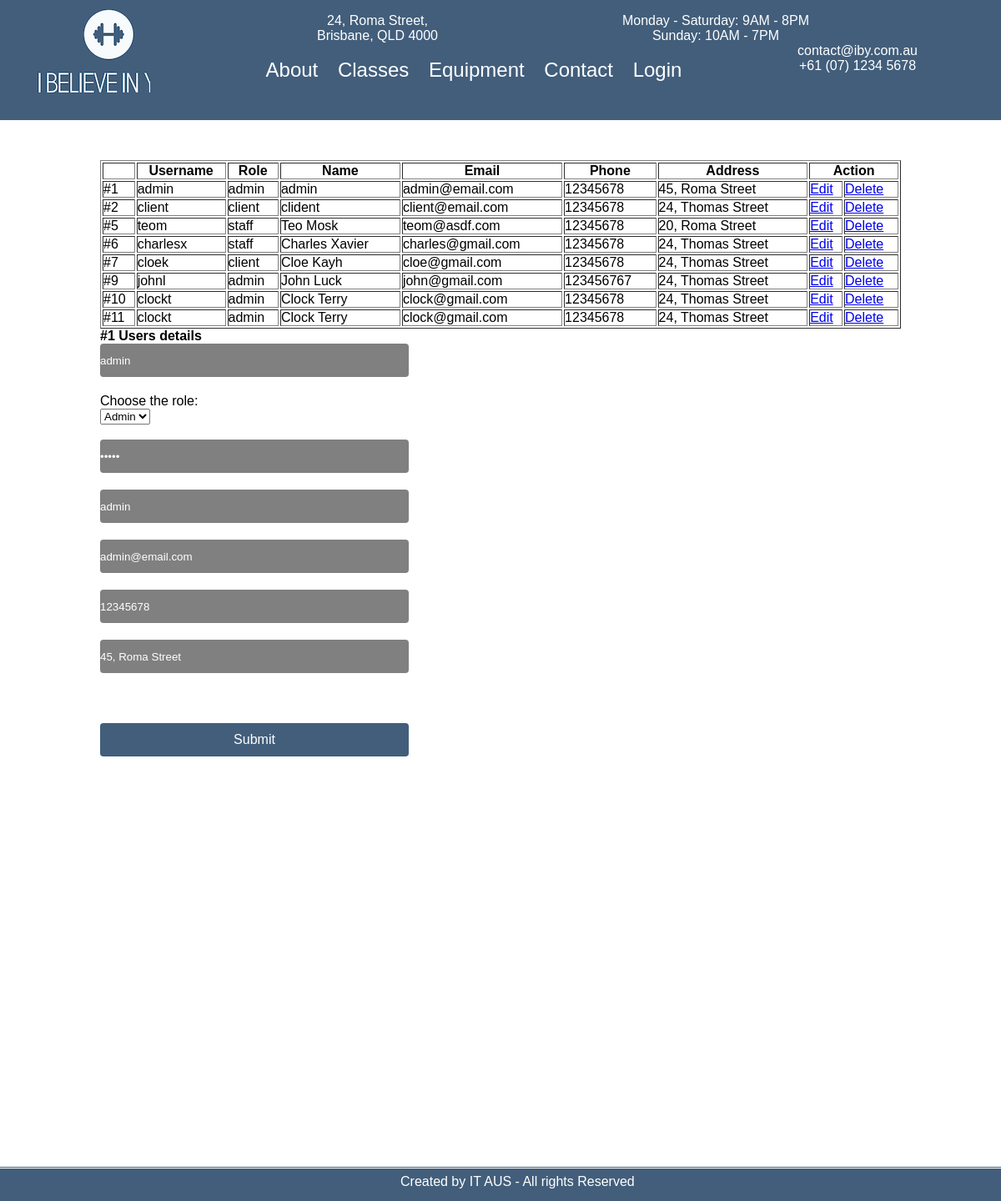
/pages/users-list.php?user_id=1, run on the app's committed database.
### tables this page shows
CREATE TABLE `users` (
  `id` int(11) NOT NULL,
  `username` varchar(200) NOT NULL,
  `role` varchar(200) NOT NULL,
  `password` varchar(200) NOT NULL,
  `name` varchar(200) NOT NULL,
  `email` varchar(200) NOT NULL,
  `phone` varchar(200) NOT NULL,
  `address` varchar(200) NOT NULL
);

### functions/functions.php (called while the page is built, shortened)
<?php
    function listUsers($id = 0){
        $db = dbLink();
        $sql = 'SELECT * FROM users';
        if($id) {
            $sql = 'SELECT * FROM users WHERE id ='.(int)$id;
        }
        $users = [];
        foreach($db->query($sql) as $row){
            $users[] = $row;
        }
        return $users;
    }

### pages/users-list.php (the view, shortened to what this page needs)
<?php
    include_once('../functions/functions.php');
?>
<!DOCTYPE html>
<html lang="en">
<head>
    <link rel="stylesheet" href="../css/style.css">
</head>
<body>
<div class="grid-content-users-list">
        <div class="logo">
            <a href="../index.php" class="logo">
            <img src="../images/logo.png" alt="logo">
            </a>
        </div>
        <nav>
            <p class="p-address">
                24, Roma Street, <br>
                Brisbane, QLD 4000
            </p>
            <p class="p-hours">
                Monday - Saturday:
                9AM - 8PM <br>
                Sunday: 10AM - 7PM
            </p>
            <p class="p-contact">
                contact@iby.com.au <br>
                +61 (07) 1234 5678
            </p><br><br><br>
            <a href="about.php">About</a>
            <a href="classes.php">Classes</a>
            <a href="equipment.php">Equipment</a>
            <a href="contact.php">Contact</a>
            <a href="login.php">Login</a>
        </nav>
        <div class="table-users-list">
            <table border="1" class="table">
                <tr>
                    <th></th>
                    <th>Username</th>
                    <th>Role</th>
                    <th>Name</th>
                    <th>Email</th>
                    <th>Phone</th>
                    <th>Address</th>
                    <th colspan="2">Action</th>
                </tr>
                <?php
                    $users = listUsers();
                    foreach ($users as $key => $user) { ?>
                        <tr>
                            <td>#<?= $user['id'] ?></td>
                            <td><?= $user['username'] ?></td>
                            <td><?= $user['role'] ?></td>
                            <td><?= $user['name'] ?></td>
                            <td><?= $user['email'] ?></td>
                            <td><?= $user['phone'] ?></td>
                            <td><?= $user['address'] ?></td>
                            <td><a href="?user_id=<?= $user['id'] ?>#users">Edit</a></td>
                            <td><a href="?delete_id=<?= $user['id'] ?>#delete">Delete</a></td>
                        </tr><?php
                    }
                ?>
            </table>
            <?php if($_GET['user_id']){ ?>
                <?php $u = listUsers($_GET['user_id'])[0]; ?>
                <h4 id="users">#<?= $u['id'] ?> Users details</h4>
                <form class="form-users-list" action="<?php echo $_SERVER['PHP_SELF']; ?>" method="post">
                    <input type="text" name="username" placeholder="Enter Username" value="<?= $u['username'] ?>" required><br>
                    <label for="cars" required>Choose the role:</label> <br>
                    <select name="role" id="role">
                        <option value="admin" <?= $u['role'] == 'admin' ? 'selected' :'' ?>>Admin</option>
                    </select>
                    <br><br>
                    <input type="password" name="password" placeholder="Enter Password" value="<?= $u['password'] ?>" required><br>
                    <input type="text" name="name" placeholder="Enter Name" value="<?= $u['name'] ?>" required><br>
                    <input type="email" name="email" placeholder="Enter Email" value="<?= $u['email'] ?>" required><br>
                    <input type="text" name="phone" placeholder="Enter Phone" value="<?= $u['phone'] ?>" required><br>
                    <input type="text" name="address" placeholder="Enter Address" value="<?= $u['address'] ?>"><br>
                    <input type="submit" class="btn-users-list" value="Submit">
                </form>
            <?php } ?>
    </div>
    <footer>
        <p class="p-footer">Created by IT AUS - All rights Reserved
        <a href="https://www.facebook.com/" class="links-hover social-media-links"><i class="bi bi-facebook"></i></a>
        <a href="https://www.twitter.com/"class="links-hover social-media-links"><i class="bi bi-twitter"></i></a>
        <a href="https://www.instagram.com/" class="links-hover social-media-links"><i class="bi bi-instagram"></i></a>
        </p>
    </footer>
    </div>
</body>
</html>

### css/style.css (style rules this page uses)
* { margin: 0; padding: 0; box-sizing: border-box; }
body { height: 100vh; width: 100vw; font-family: 'Montserrat', sans-serif; }
.logo { grid-area: 1/1/4/4; background-color: #425e7b; padding-left: 15px; }
nav { grid-area: 1/4/4/21; background-color: #425e7b; color: white; padding-top:1em; text-align: center; }
nav a, .social-media p { text-decoration: none; color: white; font-size: 1.5em; padding: 0.4em; }
.p-address { float: left; margin-left: 200px; }
.p-hours { float: right; margin-right: 230px; }
.p-contact { float: right; margin-right: 100px; }
footer { grid-area: 79/1/81/21; background-color: #425e7b; border-top: double; color:white; height: 2.6em; position: fixed; bottom: 0; width:100vw; }
footer p, footer a { text-decoration: none; color: white; font-size: 1em; padding: 0.4em; }
footer p { padding-left: 40vw; }
.social-media-links { float: right; padding-right: 20px; }
form { margin-left: auto; margin-right: auto; margin-top: auto; margin-bottom: auto; }
.form-users-list input { border-bottom-left-radius: 4px; border-bottom-right-radius: 4px; border-top-left-radius: 4px; border-top-right-radius: 4px; width: 370px; color: white; background-color: grey; height: 40px; margin-bottom: 20px; border-style: none; }
input::placeholder { padding-left: 10px; font-family: 'Montserrat', sans-serif; }
.btn-contact, .btn-login, .form-users-list input[type=submit], .form-users-add input[type=submit] { margin-top: 2.5em; font-size: 1em; border-radius: 4px; background-color: #425e7b; color: white; font-weight: 500; width: 370px; height: 40px; border-style: none; }
.grid-content-users-list { display: grid; grid-template-columns: repeat(20,1fr); grid-template-rows: repeat(30,1fr); width: 100vw; height: 180vh; }
.table-users-list { grid-area: 5/3/22/19; }
.table { width: 100%; }

### data on the page
users: id "1", username "admin", role "admin", name "admin", email "admin@email.com", phone "12345678", address "45, Roma Street", role "Admin"
users: id "2", username "client", role "client", name "clident", email "client@email.com", phone "12345678", address "24, Thomas Street"
users: id "5", username "teom", role "staff", name "Teo Mosk", email "teom@asdf.com", phone "12345678", address "20, Roma Street"
users: id "6", username "charlesx", role "staff", name "Charles Xavier", email "charles@gmail.com", phone "12345678", address "24, Thomas Street"
users: id "7", username "cloek", role "client", name "Cloe Kayh", email "cloe@gmail.com", phone "12345678", address "24, Thomas Street"
users: id "9", username "johnl", role "admin", name "John Luck", email "john@gmail.com", phone "123456767", address "24, Thomas Street"
users: id "10", username "clockt", role "admin", name "Clock Terry", email "clock@gmail.com", phone "12345678", address "24, Thomas Street"
users: id "11", username "clockt", role "admin", name "Clock Terry", email "clock@gmail.com", phone "12345678", address "24, Thomas Street"
